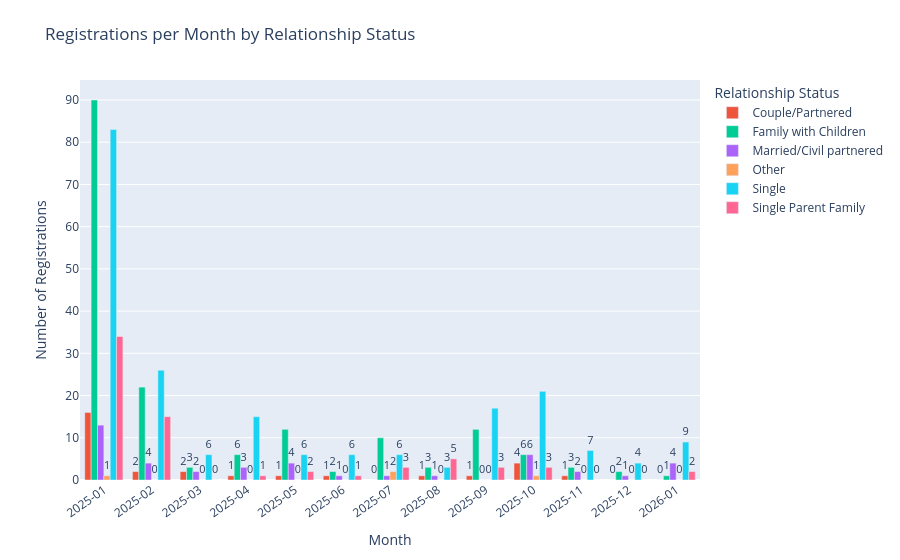

Write notebook code for a chart like this one.
### Code cell
import pandas as pd
import plotly.express as px

def parse_mixed_timestamp(series: pd.Series) -> pd.Series:
    s = series.astype(str).str.strip()
    dt = pd.to_datetime(s, format="%Y-%m-%d %H:%M:%S", errors="coerce")
    dt = dt.fillna(pd.to_datetime(s, format="%m/%d/%Y %H:%M:%S", errors="coerce"))
    return dt

# -----------------------
# CONFIG: set registration timestamp column name
# -----------------------
REG_TS_COL = "Timestamp"  # change if your registration sheet uses a different header

reg = registration_df.copy()
reg["Timestamp_Parsed"] = parse_mixed_timestamp(reg[REG_TS_COL])
reg = reg.dropna(subset=["Timestamp_Parsed"])

# month label like 2025-01
reg["Month"] = reg["Timestamp_Parsed"].dt.to_period("M").astype(str)

# relationship status (already in registration_df)
REL_COL = "Your relationship status"
reg[REL_COL] = reg[REL_COL].fillna("Unknown")

# -----------------------
# Aggregate: registrations per month by relationship status
# -----------------------
counts = (
    reg.groupby(["Month", REL_COL])
       .size()
       .reset_index(name="Registration Count")
)

# sort months chronologically + keep all months on axis
counts["Month_dt"] = pd.to_datetime(counts["Month"] + "-01")
counts = counts.sort_values("Month_dt").drop(columns=["Month_dt"])

month_order = counts["Month"].drop_duplicates().tolist()
status_order = sorted(reg[REL_COL].dropna().unique().tolist())

# optional: include 0s for missing combinations
full_index = pd.MultiIndex.from_product([month_order, status_order], names=["Month", REL_COL])
counts = (
    counts.set_index(["Month", REL_COL])
          .reindex(full_index, fill_value=0)
          .reset_index()
)

# -----------------------
# Plot: grouped bars + counts above bars
# -----------------------
fig = px.bar(
    counts,
    x="Month",
    y="Registration Count",
    color=REL_COL,
    barmode="group",
    text="Registration Count",
    title="Registrations per Month by Relationship Status",
    labels={"Month": "Month", "Registration Count": "Number of Registrations", REL_COL: "Relationship Status"},
    category_orders={"Month": month_order, REL_COL: status_order},
)

fig.update_traces(textposition="outside", texttemplate="%{text}", cliponaxis=False)

fig.update_layout(
    xaxis=dict(
        type="category",
        tickmode="array",
        tickvals=month_order,
        ticktext=month_order,
        tickangle=-35,
    ),
    uniformtext_minsize=10,
    uniformtext_mode="hide",
    margin=dict(t=80),
)

fig.show()

### Figure 1 — Plotly figure (JSON) as saved in the notebook; plotly's stock layout.template omitted (floating-point values rounded to 4 significant figures)
{"data": [{"alignmentgroup": "True", "cliponaxis": false, "hovertemplate": "Relationship Status=<br>Month=%{x}<br>Number of Registrations=%{text}<extra></extra>", "legendgroup": "", "marker": {"color": "#636efa", "pattern": {"shape": ""}}, "name": "", "offsetgroup": "", "orientation": "v", "showlegend": false, "text": [0.0, 0.0, 0.0, 0.0, 0.0, 0.0, 1.0, 0.0, 0.0, 0.0, 0.0, 0.0, 0.0], "textposition": "outside", "texttemplate": "%{text}", "type": "bar", "x": ["2025-01", "2025-02", "2025-03", "2025-04", "2025-05", "2025-06", "2025-07", "2025-08", "2025-09", "2025-10", "2025-11", "2025-12", "2026-01"], "xaxis": "x", "y": [0, 0, 0, 0, 0, 0, 1, 0, 0, 0, 0, 0, 0], "yaxis": "y"}, {"alignmentgroup": "True", "cliponaxis": false, "hovertemplate": "Relationship Status=Couple/Partnered<br>Month=%{x}<br>Number of Registrations=%{text}<extra></extra>", "legendgroup": "Couple/Partnered", "marker": {"color": "#EF553B", "pattern": {"shape": ""}}, "name": "Couple/Partnered", "offsetgroup": "Couple/Partnered", "orientation": "v", "showlegend": true, "text": [16.0, 2.0, 2.0, 1.0, 1.0, 1.0, 0.0, 1.0, 1.0, 4.0, 1.0, 0.0, 0.0], "textposition": "outside", "texttemplate": "%{text}", "type": "bar", "x": ["2025-01", "2025-02", "2025-03", "2025-04", "2025-05", "2025-06", "2025-07", "2025-08", "2025-09", "2025-10", "2025-11", "2025-12", "2026-01"], "xaxis": "x", "y": [16, 2, 2, 1, 1, 1, 0, 1, 1, 4, 1, 0, 0], "yaxis": "y"}, {"alignmentgroup": "True", "cliponaxis": false, "hovertemplate": "Relationship Status=Family with Children<br>Month=%{x}<br>Number of Registrations=%{text}<extra></extra>", "legendgroup": "Family with Children", "marker": {"color": "#00cc96", "pattern": {"shape": ""}}, "name": "Family with Children", "offsetgroup": "Family with Children", "orientation": "v", "showlegend": true, "text": [90.0, 22.0, 3.0, 6.0, 12.0, 2.0, 10.0, 3.0, 12.0, 6.0, 3.0, 2.0, 1.0], "textposition": "outside", "texttemplate": "%{text}", "type": "bar", "x": ["2025-01", "2025-02", "2025-03", "2025-04", "2025-05", "2025-06", "2025-07", "2025-08", "2025-09", "2025-10", "2025-11", "2025-12", "2026-01"], "xaxis": "x", "y": [90, 22, 3, 6, 12, 2, 10, 3, 12, 6, 3, 2, 1], "yaxis": "y"}, {"alignmentgroup": "True", "cliponaxis": false, "hovertemplate": "Relationship Status=Married/Civil partnered<br>Month=%{x}<br>Number of Registrations=%{text}<extra></extra>", "legendgroup": "Married/Civil partnered", "marker": {"color": "#ab63fa", "pattern": {"shape": ""}}, "name": "Married/Civil partnered", "offsetgroup": "Married/Civil partnered", "orientation": "v", "showlegend": true, "text": [13.0, 4.0, 2.0, 3.0, 4.0, 1.0, 1.0, 1.0, 0.0, 6.0, 2.0, 1.0, 4.0], "textposition": "outside", "texttemplate": "%{text}", "type": "bar", "x": ["2025-01", "2025-02", "2025-03", "2025-04", "2025-05", "2025-06", "2025-07", "2025-08", "2025-09", "2025-10", "2025-11", "2025-12", "2026-01"], "xaxis": "x", "y": [13, 4, 2, 3, 4, 1, 1, 1, 0, 6, 2, 1, 4], "yaxis": "y"}, {"alignmentgroup": "True", "cliponaxis": false, "hovertemplate": "Relationship Status=Other<br>Month=%{x}<br>Number of Registrations=%{text}<extra></extra>", "legendgroup": "Other", "marker": {"color": "#FFA15A", "pattern": {"shape": ""}}, "name": "Other", "offsetgroup": "Other", "orientation": "v", "showlegend": true, "text": [1.0, 0.0, 0.0, 0.0, 0.0, 0.0, 2.0, 0.0, 0.0, 1.0, 0.0, 0.0, 0.0], "textposition": "outside", "texttemplate": "%{text}", "type": "bar", "x": ["2025-01", "2025-02", "2025-03", "2025-04", "2025-05", "2025-06", "2025-07", "2025-08", "2025-09", "2025-10", "2025-11", "2025-12", "2026-01"], "xaxis": "x", "y": [1, 0, 0, 0, 0, 0, 2, 0, 0, 1, 0, 0, 0], "yaxis": "y"}, {"alignmentgroup": "True", "cliponaxis": false, "hovertemplate": "Relationship Status=Single<br>Month=%{x}<br>Number of Registrations=%{text}<extra></extra>", "legendgroup": "Single", "marker": {"color": "#19d3f3", "pattern": {"shape": ""}}, "name": "Single", "offsetgroup": "Single", "orientation": "v", "showlegend": true, "text": [83.0, 26.0, 6.0, 15.0, 6.0, 6.0, 6.0, 3.0, 17.0, 21.0, 7.0, 4.0, 9.0], "textposition": "outside", "texttemplate": "%{text}", "type": "bar", "x": ["2025-01", "2025-02", "2025-03", "2025-04", "2025-05", "2025-06", "2025-07", "2025-08", "2025-09", "2025-10", "2025-11", "2025-12", "2026-01"], "xaxis": "x", "y": [83, 26, 6, 15, 6, 6, 6, 3, 17, 21, 7, 4, 9], "yaxis": "y"}, {"alignmentgroup": "True", "cliponaxis": false, "hovertemplate": "Relationship Status=Single Parent Family<br>Month=%{x}<br>Number of Registrations=%{text}<extra></extra>", "legendgroup": "Single Parent Family", "marker": {"color": "#FF6692", "pattern": {"shape": ""}}, "name": "Single Parent Family", "offsetgroup": "Single Parent Family", "orientation": "v", "showlegend": true, "text": [34.0, 15.0, 0.0, 1.0, 2.0, 1.0, 3.0, 5.0, 3.0, 3.0, 0.0, 0.0, 2.0], "textposition": "outside", "texttemplate": "%{text}", "type": "bar", "x": ["2025-01", "2025-02", "2025-03", "2025-04", "2025-05", "2025-06", "2025-07", "2025-08", "2025-09", "2025-10", "2025-11", "2025-12", "2026-01"], "xaxis": "x", "y": [34, 15, 0, 1, 2, 1, 3, 5, 3, 3, 0, 0, 2], "yaxis": "y"}], "layout": {"barmode": "group", "legend": {"title": {"text": "Relationship Status"}, "tracegroupgap": 0}, "margin": {"t": 80}, "title": {"text": "Registrations per Month by Relationship Status"}, "uniformtext": {"minsize": 10, "mode": "hide"}, "xaxis": {"anchor": "y", "categoryarray": ["2025-01", "2025-02", "2025-03", "2025-04", "2025-05", "2025-06", "2025-07", "2025-08", "2025-09", "2025-10", "2025-11", "2025-12", "2026-01"], "categoryorder": "array", "domain": [0, 1], "tickangle": -35, "tickmode": "array", "ticktext": ["2025-01", "2025-02", "2025-03", "2025-04", "2025-05", "2025-06", "2025-07", "2025-08", "2025-09", "2025-10", "2025-11", "2025-12", "2026-01"], "tickvals": ["2025-01", "2025-02", "2025-03", "2025-04", "2025-05", "2025-06", "2025-07", "2025-08", "2025-09", "2025-10", "2025-11", "2025-12", "2026-01"], "title": {"text": "Month"}, "type": "category"}, "yaxis": {"anchor": "x", "domain": [0, 1], "title": {"text": "Number of Registrations"}}}}
